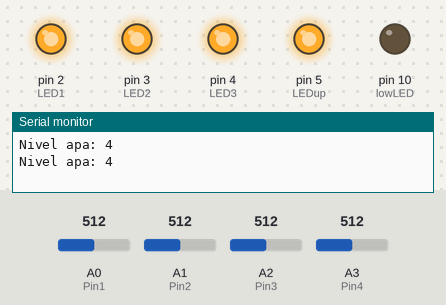
Simulated run of this sketch. Board: Arduino Uno, built with avr-gcc and run on an emulated ATmega328P. On the bench: output pins drawn as LEDs (lit = HIGH), the last lines printed to the serial monitor. The inputs (shaded band) are chosen by the test bench; at power-on: A0 (Pin1) = 512, A1 (Pin2) = 512, A2 (Pin3) = 512, A3 (Pin4) = 512. Pins used as bus, display or sensor lines are not drawn.

Above: at 1.8 s.
1.9 s: A0 (Pin1) set to 158
3.4 s: A0 (Pin1) set to 142
At 5.1 s:
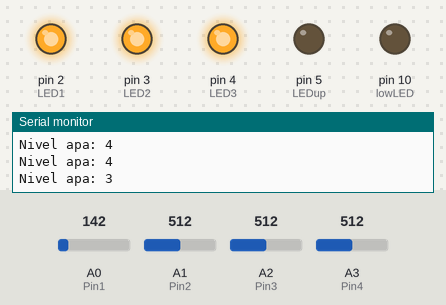
5.7 s: A1 (Pin2) set to 164
7.4 s: A1 (Pin2) set to 135
At 9.4 s:
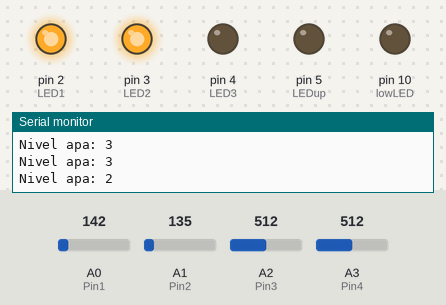
9.8 s: A2 (Pin3) set to 160
11.6 s: A2 (Pin3) set to 144
At 13.6 s:
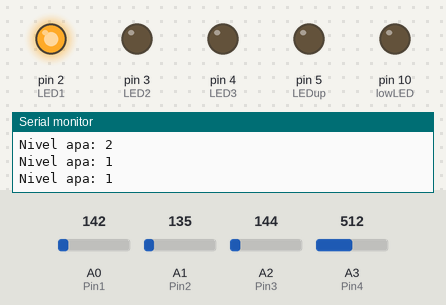
Timing chart, 0 to 15.0 s (numbered marks = the images above; inputs shaded):
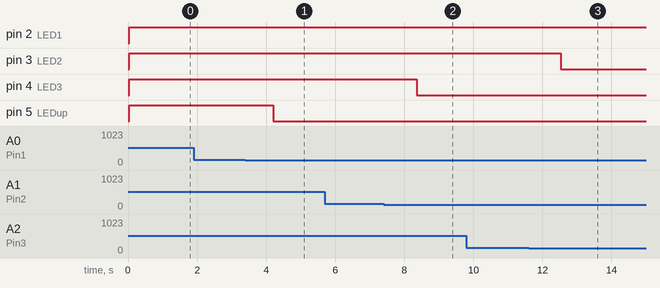

The sketch:

sketch.ino
```cpp
#define Power1 6
#define Pin1 A0
#define Power2 7
#define Pin2 A1
#define Power3 8
#define Pin3 A2
#define Power4 9
#define Pin4 A3

int power[4] = {Power1, Power2, Power3, Power4};
int pin[4] = {Pin1, Pin2, Pin3, Pin4};


int LED1 = 2;
int LED2 = 3;
int LED3 = 4;
int LEDup = 5;
int lowLED = 10;

void setup() {

  pinMode(Power1, OUTPUT); // Sensor 1
  digitalWrite(Power1, LOW);
  pinMode(Power2, OUTPUT); // Sensor 2
  digitalWrite(Power2, LOW);
  pinMode(Power3, OUTPUT); // Sensor 3
  digitalWrite(Power3, LOW);
  pinMode(Power4, OUTPUT); // Sensor 4
  digitalWrite(Power4, LOW);

  pinMode(lowLED, OUTPUT); // LED-ul 1
  digitalWrite(lowLED, LOW);
  pinMode(LED1, OUTPUT); // LED-ul 2
  digitalWrite(LED1, LOW);
  pinMode(LED2, OUTPUT); // LED-ul 3
  digitalWrite(LED2, LOW);
  pinMode(LED3, OUTPUT); // LED-ul 4
  digitalWrite(LED3, LOW);
   pinMode(LEDup, OUTPUT); // LED-ul 5
  digitalWrite(LEDup, LOW);

  Serial.begin(9600);
}

void loop() {

int waterLevel = 0;

    for (int i = 0; i < 4; i++) {
        int level = readSensor(power[i], pin[i]);
        if (level > 150){
            waterLevel = waterLevel + 1;
        }
    }

    switch (waterLevel) {
        case 0:
        Serial.println("Nivel apa: Empty");
        digitalWrite(lowLED, HIGH);
        digitalWrite(LED1, LOW);
        digitalWrite(LED2, LOW);
        digitalWrite(LED3, LOW);
        digitalWrite(LEDup, LOW);
        break;

        case 1:
        Serial.println("Nivel apa: 1");
        digitalWrite(lowLED, LOW);
        digitalWrite(LED1, HIGH);
        digitalWrite(LED2, LOW);
        digitalWrite(LED3, LOW);
        digitalWrite(LEDup, LOW);
        break;

        case 2:
        Serial.println("Nivel apa: 2");
        digitalWrite(lowLED, LOW);
        digitalWrite(LED1, HIGH);
        digitalWrite(LED2, HIGH);
        digitalWrite(LED3, LOW);
        digitalWrite(LEDup, LOW);
        break;

        case 3:
        Serial.println("Nivel apa: 3");
        digitalWrite(lowLED, LOW);
        digitalWrite(LED1, HIGH);
        digitalWrite(LED2, HIGH);
        digitalWrite(LED3, HIGH);
        digitalWrite(LEDup, LOW);
        break;

        case 4:
        Serial.println("Nivel apa: 4");
        digitalWrite(lowLED, LOW);
        digitalWrite(LED1, HIGH);
        digitalWrite(LED2, HIGH);
        digitalWrite(LED3, HIGH);
        digitalWrite(LEDup, HIGH);
        break;
    }

  delay(1000);
}


int readSensor(int power, int pin){
  int val = 0;
  digitalWrite(power, HIGH);
  delay(10);
  val = analogRead(pin);
  digitalWrite(power, LOW);
  return val;
}
```

Measured:
- the behaviour switches between 151 and 150 on A0 (Pin1) (found by bisection; images 0 and 1)
- the behaviour switches between 151 and 150 on A1 (Pin2) (found by bisection; images 1 and 2)
- the behaviour switches between 151 and 150 on A2 (Pin3) (found by bisection; images 2 and 3)
- after the input at 3.4 s, pin 5 (LEDup): HIGH → LOW after 0.80 s
- after the input at 7.4 s, pin 4 (LED3): HIGH → LOW after 0.97 s
- after the input at 11.6 s, pin 3 (LED2): HIGH → LOW after 0.93 s
